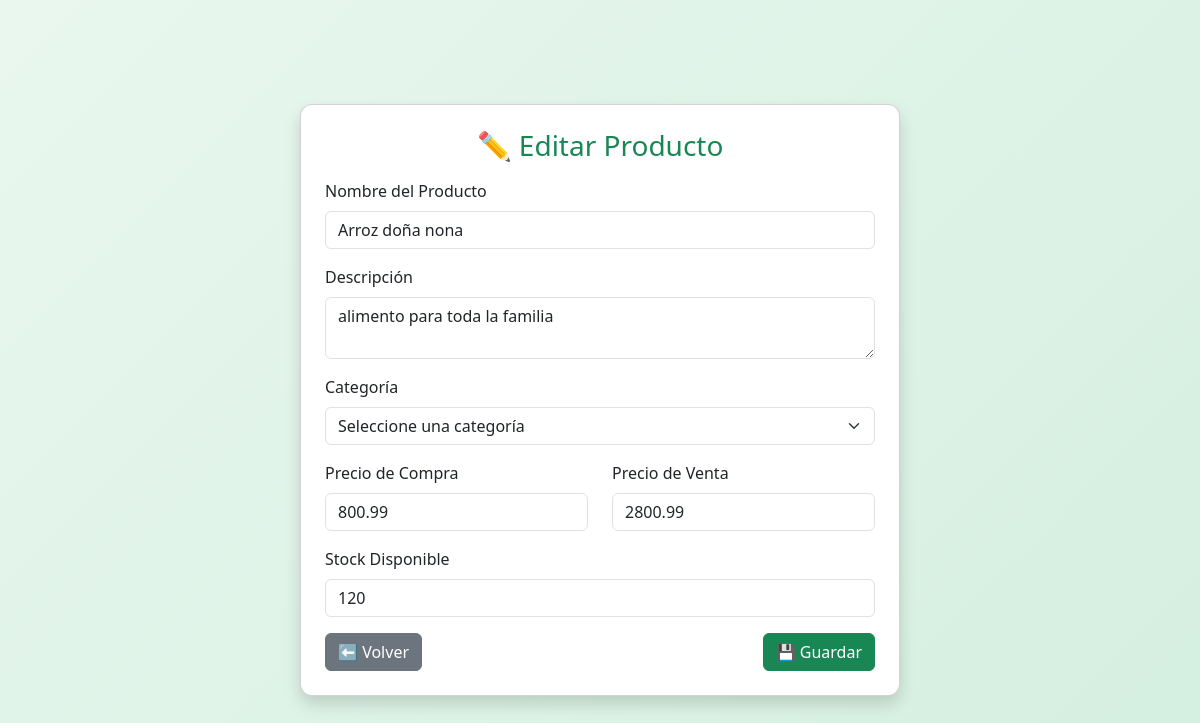
The page /pages/admin/editar_producto.php?id=5 on the database its author committed.
### tables this page shows
CREATE TABLE `carga_productos` (
  `id_carga` int(11) NOT NULL,
  `nombre_producto` varchar(100) DEFAULT NULL,
  `descripcion` text DEFAULT NULL,
  `id_categoria` int(11) DEFAULT NULL,
  `precio_compra` decimal(10,2) DEFAULT NULL,
  `precio_venta` decimal(10,2) DEFAULT NULL,
  `fecha_carga` datetime DEFAULT NULL,
  `estado` enum('Activo','Inactivo') NOT NULL
);

CREATE TABLE `inventario_productos` (
  `id_inventario` int(11) NOT NULL,
  `id_carga` int(11) DEFAULT NULL,
  `stockDisponible` int(11) DEFAULT NULL,
  `fecha_actualizacion` datetime DEFAULT NULL
);

### pages/admin/editar_producto.php (the view, shortened to what this page needs)
<?php
$conn = new mysqli("localhost", "root", "", "almacen_jose_daniel");
$id_carga = intval($_GET['id']);
$sql = "SELECT cp.id_carga, cp.nombre_producto, cp.descripcion, c.nombre_categoria AS categorias, cp.precio_compra, cp.precio_venta, ip.stockDisponible
                                    FROM carga_productos cp  INNER JOIN categoria c ON cp.id_categoria = c.id_categoria
                                    INNER JOIN inventario_productos ip ON cp.id_carga = ip.id_carga
                                    WHERE cp.id_carga = $id_carga";
$result = $conn->query($sql);
$producto = $result->fetch_assoc();
?>
<!DOCTYPE html>
<html lang="es">
<head>
  <link href="https://cdn.jsdelivr.net/npm/bootstrap@5.3.3/dist/css/bootstrap.min.css" rel="stylesheet">
</head>
<body>
  <div class="card p-4 shadow">
    <h3 class="text-center mb-3 text-success">✏️ Editar Producto</h3>
    <form method="POST">
      <div class="mb-3">
        <label class="form-label">Nombre del Producto</label>
        <input type="text" name="nombre_producto" class="form-control" value="<?= $producto['nombre_producto'] ?>" required>
      </div>
      <div class="mb-3">
        <label class="form-label">Descripción</label>
        <textarea name="descripcion" class="form-control" rows="2" required><?= $producto['descripcion'] ?></textarea>
      </div>
      <div class="mb-3">
        <label class="form-label">Categoría</label>
        <select name="categoria" id="" class="form-select" required>
          <option value="" disabled selected >Seleccione una categoría</option>
        </select>
      </div>
      <div class="row">
        <div class="col-md-6 mb-3">
          <label class="form-label">Precio de Compra</label>
          <input type="number" name="precio_compra" class="form-control" step="0.01" min="0" value="<?= $producto['precio_compra'] ?>" required>
        </div>
        <div class="col-md-6 mb-3">
          <label class="form-label">Precio de Venta</label>
          <input type="number" name="precio_venta" class="form-control" step="0.01" min="0" value="<?= $producto['precio_venta'] ?>" required>
        </div>
      </div>
      <div class="mb-3">
        <label class="form-label">Stock Disponible</label>
        <input type="number" name="stockDisponible" class="form-control" min="0" value="<?= $producto['stockDisponible'] ?>" required>
      </div>
      <div class="d-flex justify-content-between">
        <a href="ingresar_producto.php" class="btn btn-secondary">⬅️ Volver</a>
        <button type="submit" class="btn btn-success">💾 Guardar</button>
      </div>
    </form>
  </div>
</body>
</html>

### pages/admin/editar_producto.php (style rules this page uses)
body { background: linear-gradient(135deg, #e9f7ef, #d4efdf); min-height: 100vh; display: flex; align-items: center; justify-content: center; }
.card { width: 100%; max-width: 600px; border-radius: 12px; }

### rows shown on the page
carga_productos: nombre_producto "Arroz doña nona", descripcion "alimento para toda la familia", precio_compra "800.99", precio_venta "2800.99", stockDisponible "120"
